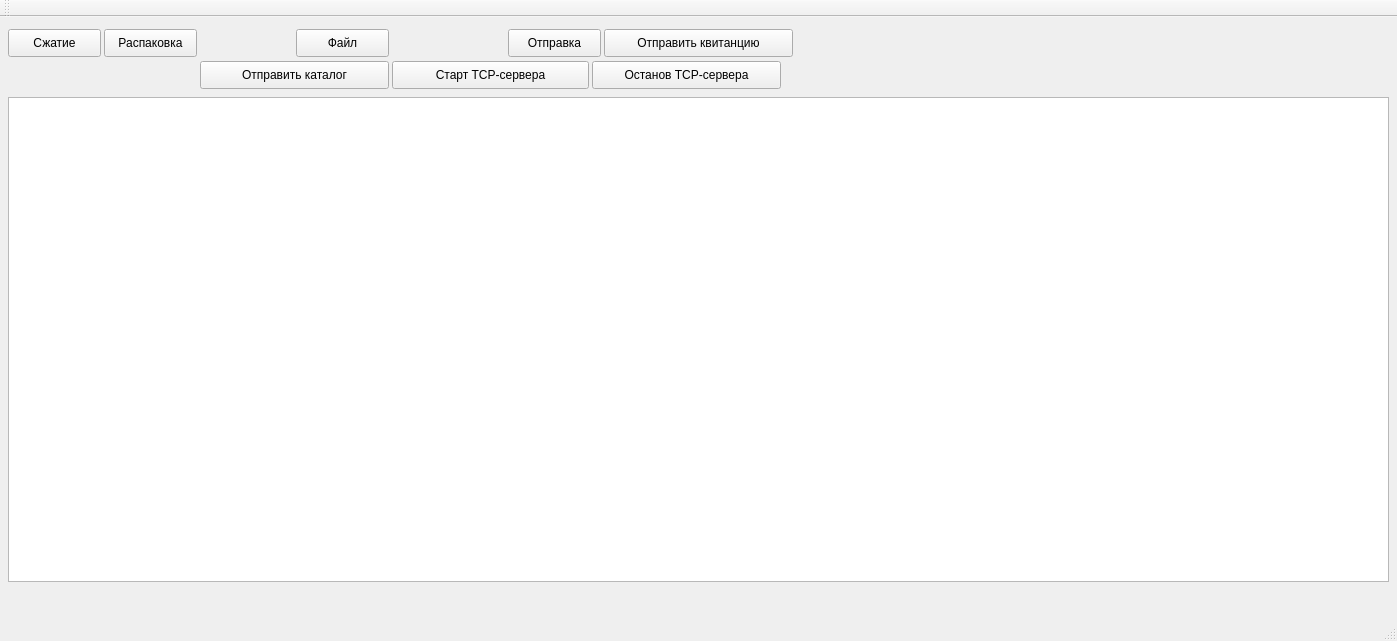
<?xml version="1.0" encoding="UTF-8"?>
<ui version="4.0">
 <class>MainWindow</class>
 <widget class="QMainWindow" name="MainWindow">
  <property name="geometry">
   <rect>
    <x>0</x>
    <y>0</y>
    <width>1397</width>
    <height>641</height>
   </rect>
  </property>
  <property name="windowTitle">
   <string>MainWindow</string>
  </property>
  <widget class="QWidget" name="centralWidget">
   <widget class="QTextEdit" name="TextProtocol">
    <property name="enabled">
     <bool>true</bool>
    </property>
    <property name="geometry">
     <rect>
      <x>8</x>
      <y>80</y>
      <width>1381</width>
      <height>485</height>
     </rect>
    </property>
   </widget>
   <widget class="QPushButton" name="pushButton">
    <property name="geometry">
     <rect>
      <x>8</x>
      <y>12</y>
      <width>93</width>
      <height>28</height>
     </rect>
    </property>
    <property name="text">
     <string>Сжатие</string>
    </property>
   </widget>
   <widget class="QPushButton" name="pushButton_2">
    <property name="geometry">
     <rect>
      <x>104</x>
      <y>12</y>
      <width>93</width>
      <height>28</height>
     </rect>
    </property>
    <property name="text">
     <string>Распаковка</string>
    </property>
   </widget>
   <widget class="QPushButton" name="pushButton_6">
    <property name="geometry">
     <rect>
      <x>296</x>
      <y>12</y>
      <width>93</width>
      <height>28</height>
     </rect>
    </property>
    <property name="text">
     <string>Файл</string>
    </property>
   </widget>
   <widget class="QPushButton" name="pushButton_7">
    <property name="geometry">
     <rect>
      <x>200</x>
      <y>44</y>
      <width>189</width>
      <height>28</height>
     </rect>
    </property>
    <property name="text">
     <string>Отправить каталог</string>
    </property>
   </widget>
   <widget class="QPushButton" name="pushButton_8">
    <property name="geometry">
     <rect>
      <x>508</x>
      <y>12</y>
      <width>93</width>
      <height>28</height>
     </rect>
    </property>
    <property name="text">
     <string>Отправка</string>
    </property>
   </widget>
   <widget class="QPushButton" name="pushButton_9">
    <property name="geometry">
     <rect>
      <x>392</x>
      <y>44</y>
      <width>197</width>
      <height>28</height>
     </rect>
    </property>
    <property name="text">
     <string>Старт TCP-сервера</string>
    </property>
   </widget>
   <widget class="QPushButton" name="pushButton_10">
    <property name="geometry">
     <rect>
      <x>592</x>
      <y>44</y>
      <width>189</width>
      <height>28</height>
     </rect>
    </property>
    <property name="text">
     <string>Останов TCP-сервера</string>
    </property>
   </widget>
   <widget class="QPushButton" name="pushButton_11">
    <property name="geometry">
     <rect>
      <x>604</x>
      <y>12</y>
      <width>189</width>
      <height>28</height>
     </rect>
    </property>
    <property name="text">
     <string>Отправить квитанцию</string>
    </property>
   </widget>
  </widget>
  <widget class="QMenuBar" name="menuBar">
   <property name="geometry">
    <rect>
     <x>0</x>
     <y>0</y>
     <width>1397</width>
     <height>26</height>
    </rect>
   </property>
  </widget>
  <widget class="QToolBar" name="mainToolBar">
   <attribute name="toolBarArea">
    <enum>TopToolBarArea</enum>
   </attribute>
   <attribute name="toolBarBreak">
    <bool>false</bool>
   </attribute>
  </widget>
  <widget class="QStatusBar" name="statusBar"/>
 </widget>
 <layoutdefault spacing="6" margin="11"/>
 <resources/>
 <connections/>
</ui>
